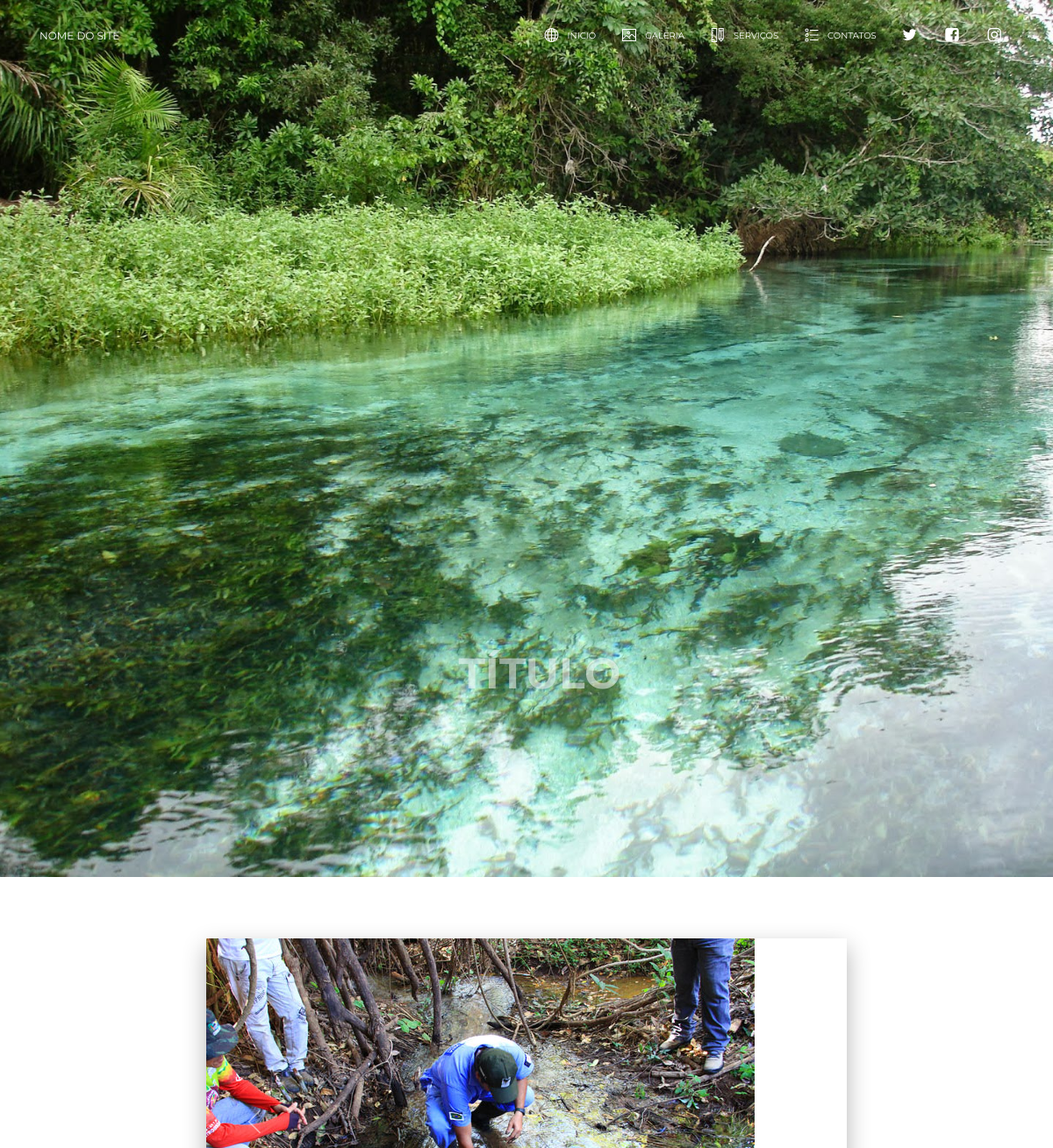
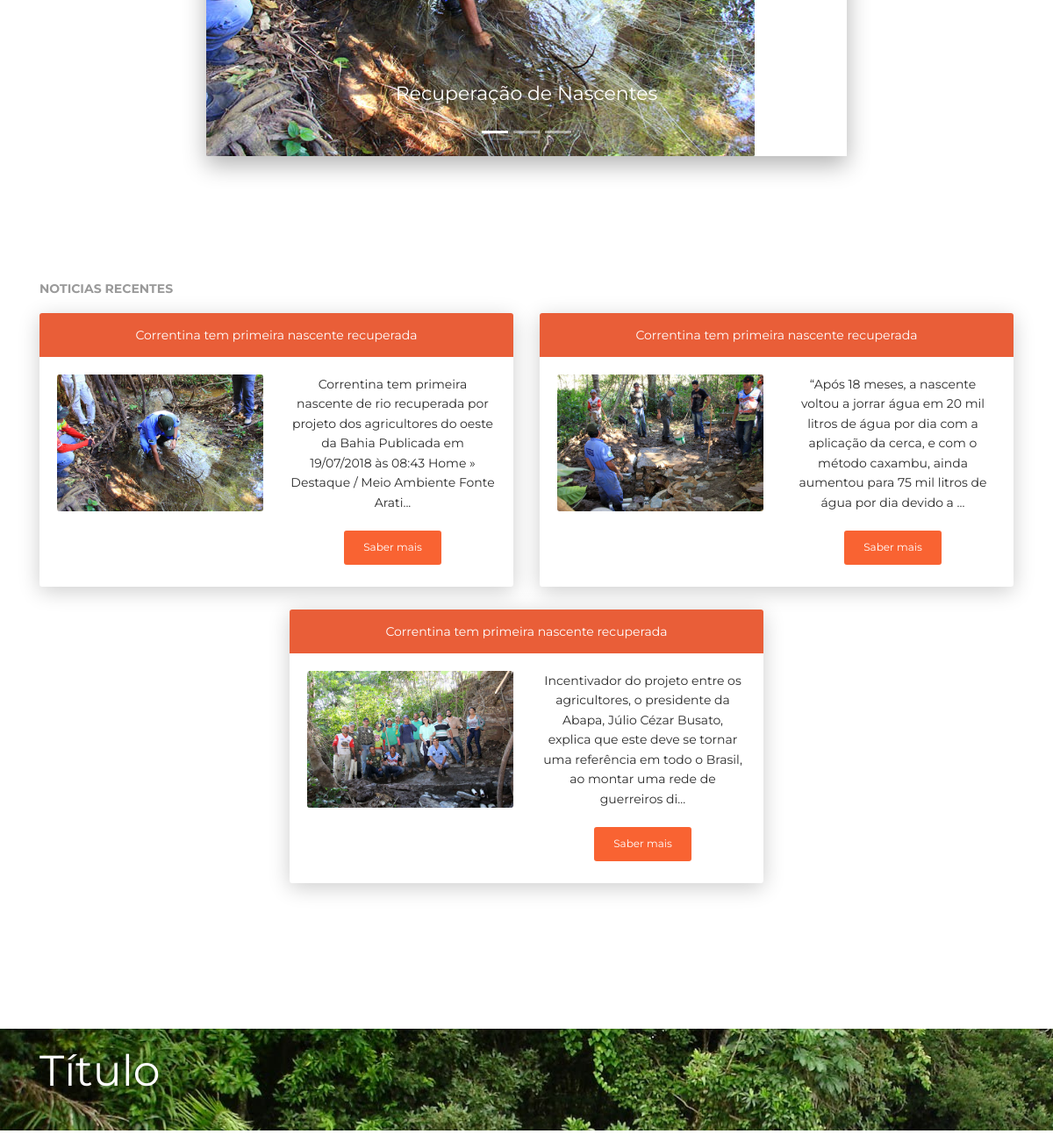
The page / on the database its author committed (2 pictures, top to bottom).
### tables this page shows
CREATE TABLE IF NOT EXISTS `imagens` (
  `nome_imagem` varchar(220) NOT NULL
);

CREATE TABLE IF NOT EXISTS `publicacao` (
  `idPublicacao` int(11) NOT NULL AUTO_INCREMENT,
  `titulo` varchar(400) NOT NULL,
  `conteudo` text NOT NULL,
  `imagem` varchar(220) NOT NULL,
  PRIMARY KEY (`idPublicacao`)
);

### index.php (the view, shortened to what this page needs)
<?php
    $host = "localhost";
    $user = "root";
    $senha = "";
    $banco = "admin";
    $conexao = mysqli_connect($host, $user, $senha, $banco) or die(mysqli_error());
    mysqli_select_db($conexao, $banco);
    $query = sprintf("SELECT * FROM publicacao");
    $dados = mysqli_query($conexao, $query) or die(mysql_error());
    $linha = mysqli_fetch_assoc($dados);
    $total = mysqli_num_rows($dados);
    $querycarousel = sprintf("SELECT * FROM imagens");
    $dadoscarousel = mysqli_query($conexao, $querycarousel) or die(mysql_error());
    $linhacarousel = mysqli_fetch_assoc($dadoscarousel);
    $totalcarousel = mysqli_num_rows($dadoscarousel);
        ?>
<!DOCTYPE html>
<html lang="en">
<head>
    <link rel="stylesheet" href="https://maxcdn.bootstrapcdn.com/font-awesome/latest/css/font-awesome.min.css" />
    <link href="./assets/css/bootstrap.min.css" rel="stylesheet" />
    <link href="./assets/css/now-ui-kit.css?v=1.1.0" rel="stylesheet" />
    <link href="adicoes.css" rel="stylesheet" />
</head>
<body class="index-page sidebar-collapse">
	<?php include "cabecalho.php" ?>
	<div class="section" id="carousel">
        <div class="container">
            <div class="row justify-content-center">
                <div class="col-8">
                    <div id="carouselExampleIndicators" class="carousel slide" data-ride="carousel">
                        <ol class="carousel-indicators">
                            <li data-target="#carouselExampleIndicators" data-slide-to="0" class="active"></li>
                            <li data-target="#carouselExampleIndicators" data-slide-to="1"></li>
                            <li data-target="#carouselExampleIndicators" data-slide-to="2"></li>
                        </ol>
                        <?php $slide = 1; ?>
                        <div class="carousel-inner" role="listbox">
                            <?php if($totalcarousel > 1){
                                do{
                                    if($slide == 1)
                                        $carouseldiv = "carousel-item active";
                                    else
                                        $carouseldiv = "carousel-item";
                                    ?>
                            <div class="<?php echo $carouseldiv ?>">
                                <img class="d-block" src="foto/<?php echo $linhacarousel['nome_imagem'] ?>" alt="Slide <?php echo $slide; $slide++ ?>">
                                <div class="carousel-caption d-none d-md-block">
                                    <h5>Recuperação de Nascentes</h5>
                                </div>
                            </div>
                        <?php }while($linhacarousel = mysqli_fetch_assoc($dadoscarousel)); }?>
                        </div>
                        <a class="carousel-control-prev" href="#carouselExampleIndicators" role="button" data-slide="prev">
                            <i class="now-ui-icons arrows-1_minimal-left"></i>
                        </a>
                        <a class="carousel-control-next" href="#carouselExampleIndicators" role="button" data-slide="next">
                            <i class="now-ui-icons arrows-1_minimal-right"></i>
                        </a>
                    </div>
                </div>
            </div>
        </div>
    </div>
    <div class="section section-tabs">
        <div class="container">
            <p class="category">Noticias Recentes</p>
            <div class="row">
                <?php
                    if($total > 0){
                        do{
                 ?>
                <div class="col-md-10 col-lg-8 col-xl-6 ml-auto mr-auto">
                    <div class="card">
                        <ul class="nav nav-tabs nav-tabs-neutral justify-content-center" role="tablist" data-background-color="orange">
                            <li class="nav-item"><?php echo $linha['titulo']?></li>
                        </ul>
                        <div class="card-body">
                            <div class="row">
                                <div class="col-md-10 col-lg-8 col-xl-6 ml-auto mr-auto">
                                    <img class="card-img" src="foto/<?php echo $linha['imagem']?>" alt="Card image cap">
                                </div>
                                <div class="col-md-10 col-lg-8 col-xl-6 ml-auto mr-auto">
                                    <div class="tab-content text-center">
                                        <div class="tab-pane active" id="home" role="tabpanel">
                                            <p><?php echo mb_substr( "{$linha['conteudo']}", 0, 190, 'UTF-8' ); echo "..."; ?></p>
                                            <button class="btn btn-primary" type="button" onclick="location.href='apresentacaoCards.php'">Saber mais</button>
                                        </div>
                                    </div>
                                </div>
                            </div>
                        </div>
                    </div>
                </div>
                <?php }while($linha = mysqli_fetch_assoc($dados));
                 }?>
            </div>
        </div>
    </div>
    <?php include "rodape.php" ?>
</body>
</html>

### cabecalho.php (shortened to what this page needs)
<nav class="navbar navbar-expand-lg bg-primary fixed-top navbar-transparent " color-on-scroll="400">
    <div class="container">
        <div class="navbar-translate">
            <a class="navbar-brand" href="index.php" rel="tooltip" title="Descrição do site" data-placement="bottom" target="_blank">
                Nome do site
            </a>
        </div>
        <div class="collapse navbar-collapse justify-content-end" id="navigation" data-nav-image="./assets/img/blurred-image-1.jpg">
            <ul class="navbar-nav">
                <li class="nav-item">
                    <a class="nav-link" href="index.php">
                        <i class="now-ui-icons objects_globe"></i>
                        <p>Inicio</p>
                    </a>
                </li>
                <li class="nav-item">
                    <a class="nav-link" href="galeria.php">
                        <i class="now-ui-icons design_image"></i>
                        <p>Galeria</p>
                    </a>
                </li>
                <li class="nav-item">
                    <a class="nav-link" href="servicos.php">
                        <i class="now-ui-icons design-2_ruler-pencil"></i>
                        <p>Serviços</p>
                    </a>
                </li>
                <li class="nav-item">
                    <a class="nav-link" href="contatos.php">
                        <i class="now-ui-icons design_bullet-list-67"></i>
                        <p>Contatos</p>
                    </a>
                </li>
                <li class="nav-item">
                    <a class="nav-link" rel="tooltip" title="Siga no Twitter" data-placement="bottom" href="https://twitter.com" target="_blank">
                        <i class="fa fa-twitter"></i>
                    </a>
                </li>
                <li class="nav-item">
                    <a class="nav-link" rel="tooltip" title="Curta no Facebook" data-placement="bottom" href="https://www.facebook.com" target="_blank">
                        <i class="fa fa-facebook-square"></i>
                    </a>
                </li>
                <li class="nav-item">
                    <a class="nav-link" rel="tooltip" title="Siga no Instagram" data-placement="bottom" href="https://www.instagram.com" target="_blank">
                        <i class="fa fa-instagram"></i>
                    </a>
                </li>
            </ul>
        </div>
    </div>
</nav>
<div class="wrapper">
<div class="page-header clear-filter">
    <div class="page-header-image" data-parallax="true" style="background-image: url('nascente.jpg');">
    </div>
    <div class="container">
        <h1 class="category category-absolute">Título</h1>
    </div>
</div>

### rodape.php
<div class="section section-navbars">
    <div id="navbar">
        <div class="navigation-example" style="background-image:url('nascente.jpg')">
            <nav class="navbar navbar-expand-lg navbar-transparent">
                <div class="container">
                    <h1>Título</h1>
                </div>
            </nav>
        </div>
    </div>
</div>

### rows shown on the page
imagens: nome_imagem (picture)
publicacao: titulo "Correntina tem primeira nascente recuperada", imagem (picture), conteudo "Correntina tem primeira nascente de rio recuperada por projeto dos agricultores do oeste da Bahia Publicada em 19/07/2018 às 08:43 Home » Destaque / Meio Ambiente Fonte Arati"
publicacao: titulo "Correntina tem primeira nascente recuperada", imagem (picture), conteudo "“Após 18 meses, a nascente voltou a jorrar água em 20 mil litros de água por dia com a aplicação da cerca, e com o método caxambu, ainda aumentou para 75 mil litros de água por dia devido a"
publicacao: titulo "Correntina tem primeira nascente recuperada", imagem (picture), conteudo "Incentivador do projeto entre os agricultores, o presidente da Abapa, Júlio Cézar Busato, explica que este deve se tornar uma referência em todo o Brasil, ao montar uma rede de guerreiros di"
